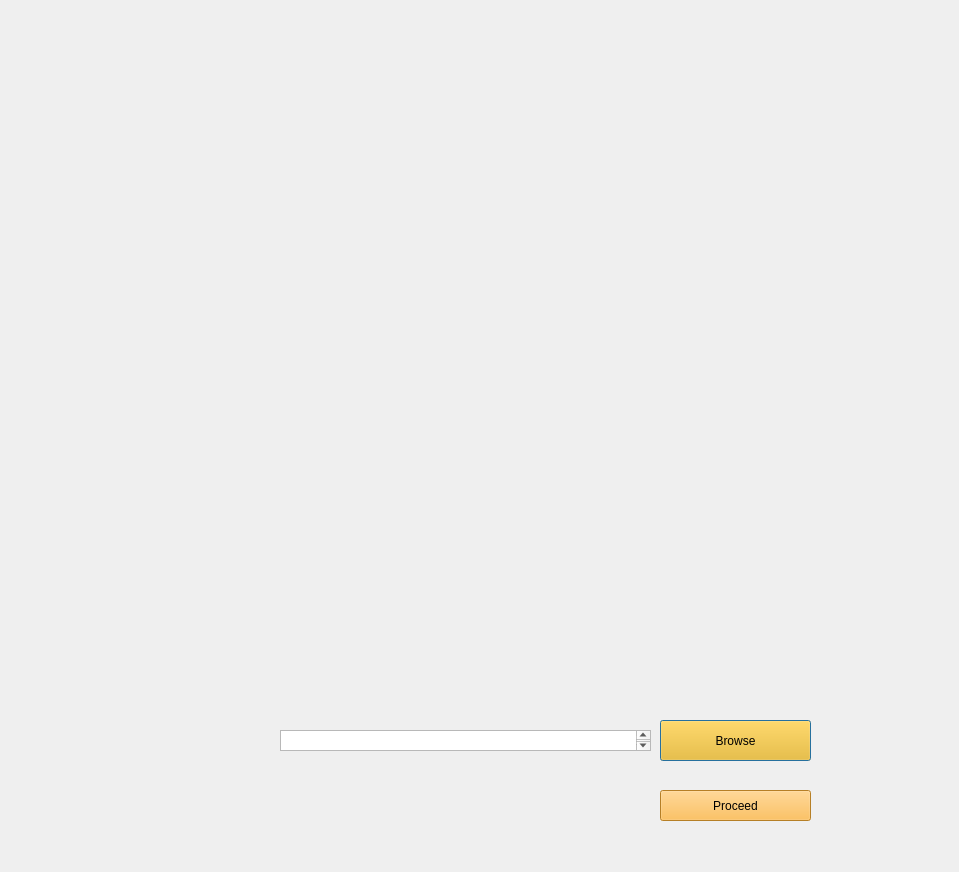
<?xml version="1.0" encoding="UTF-8"?>
<ui version="4.0">
 <class>Dialog</class>
 <widget class="QDialog" name="Dialog">
  <property name="geometry">
   <rect>
    <x>0</x>
    <y>0</y>
    <width>959</width>
    <height>872</height>
   </rect>
  </property>
  <property name="windowTitle">
   <string>Dialog</string>
  </property>
  <widget class="QLabel" name="label">
   <property name="geometry">
    <rect>
     <x>-40</x>
     <y>-10</y>
     <width>1151</width>
     <height>881</height>
    </rect>
   </property>
   <property name="text">
    <string/>
   </property>
   <property name="pixmap">
    <pixmap>../../Downloads/compilers.jpg</pixmap>
   </property>
  </widget>
  <widget class="QPushButton" name="browse">
   <property name="geometry">
    <rect>
     <x>660</x>
     <y>720</y>
     <width>151</width>
     <height>41</height>
    </rect>
   </property>
   <property name="styleSheet">
    <string notr="true">background-color: rgb(255, 183, 0);
color: rgb(0, 0, 0);
font: 14pt &quot;MS Shell Dlg 2&quot;;</string>
   </property>
   <property name="text">
    <string>Browse</string>
   </property>
  </widget>
  <widget class="QTextBrowser" name="filename">
   <property name="geometry">
    <rect>
     <x>280</x>
     <y>730</y>
     <width>371</width>
     <height>21</height>
    </rect>
   </property>
  </widget>
  <widget class="QPushButton" name="proceed">
   <property name="geometry">
    <rect>
     <x>660</x>
     <y>790</y>
     <width>151</width>
     <height>31</height>
    </rect>
   </property>
   <property name="styleSheet">
    <string notr="true">font: 75 14pt &quot;MS Shell Dlg 2&quot;;
background-color: rgb(255, 178, 53);</string>
   </property>
   <property name="text">
    <string>Proceed</string>
   </property>
  </widget>
 </widget>
 <resources>
  <include location="test12.qrc"/>
 </resources>
 <connections/>
</ui>
